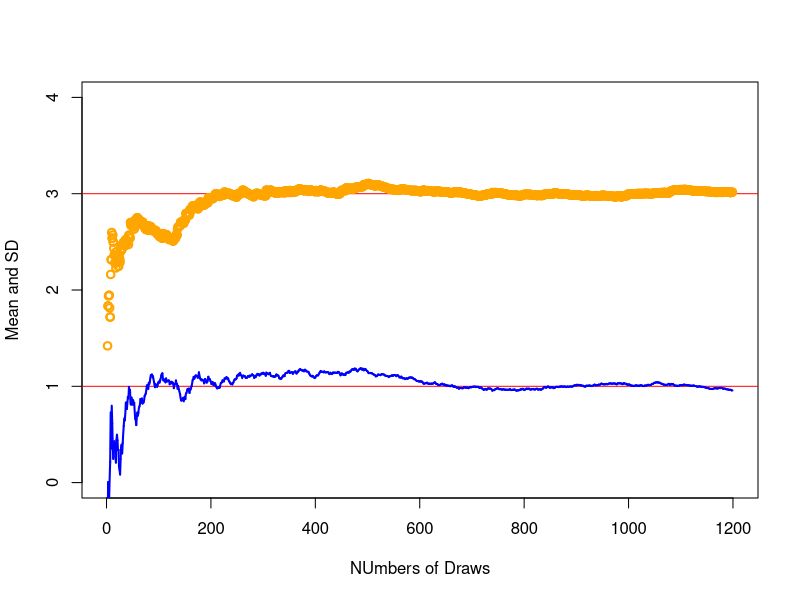

Write the R code that produced this figure.
### The Law of Large Numbers ####

# The Law of Large Numbers states that the sample mean approaches the population mean as
# we increase the sample size. We demonstrate this important law by randomly drawing samples of
# increasing sizes from the normal distribution with a specified mean and standard deviation. 
# According to the Law of Large Numbers, as we increase the sample size, we should see the sample 
# mean and standard deviation approach the specified mean and standard deviation of the distribution.
# 
# We begin by illustrating the law of large numbers with a simple numerical example. Using
# similuation, we start with a sample size of one draw from the normal distribution with a mean
# of 1 and standard deviation of 3. We increase the sample size by an increment of one until we
# reach 1200 draws. For each sample size, we calculate and store the mean and standard deviation.
# Finally, we plot the results.


n.draws <- 1200
means <- sds <- rep(NA, n.draws)

set.seed(3)

x<- rnorm(n.draws, mean = 1, sd = 3)

##### simulation, statistically wrong !!!!!!(for sds[1])

for (i in 1:n.draws){
  means[i] <- mean(x[1:i])
  sds[i] <- sd(x[1:i])
}

#######
means[1] <- x[1]
sds[1] <- NA

for (i in 2:n.draws){
  means[i] <- mean(x[1:i])
  sds[i] <- sd(x[1:i])
}


#### cumsum 

means1 <- cumsum(x) / 1:n.draws

sum(abs(means1 - means))



v <- sqrt((cumsum((x - means[1:n.draws])^2) / 1:n.draws )* 1:n.draws / 0:(n.draws -1 ))
sds1 <- sqrt(cumsum(x^2) / 1:n.draws - (cumsum(x)/1:n.draws)^2) * 1:n.draws / 0:(n.draws -1 )

sum(abs(sds[-1] - sds1[-1]))



##### try to write a (face) dynamic plot 


plot(
  means,
  xlab = "NUmbers of Draws",
  ylim = c(0,4),
  col = "white", #ATTANTION!
  ylab = "Mean and SD"
)

abline(h = c(1,3), col = "red")


for( i in seq(3,n.draws, by = 2)){
  Sys.sleep(0.01)
  lines((i-2):i, means[(i-2):i], col = "blue", lwd = 2)
  
  points( (i-2):i, sds[(i-2): i], col = "orange", lwd = 2 )
}

